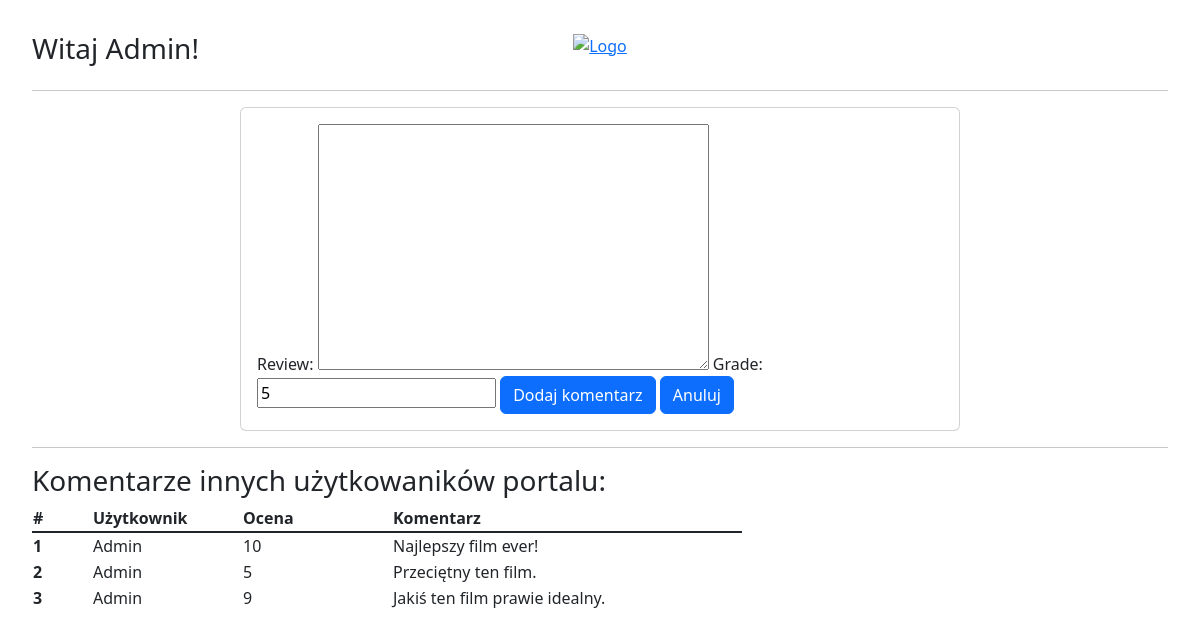
Page /movies/reviews/3/ (signed in) on the committed database.
### filmyweb/models.py (models this page shows)
class Grade(models.Model):
    review = models.TextField(default="", blank=True)
    grade = models.PositiveSmallIntegerField(default=5)
    title = models.ForeignKey(Film, on_delete=models.CASCADE)
    user = models.ForeignKey(User, on_delete=models.CASCADE)

### filmyweb/views.py (the view)
# urls.py: path('reviews/<int:id>/', review_movie, name="review_movie"),
@login_required()
def review_movie(request, id):
    movie = get_object_or_404(Film, pk=id)
    grades = Grade.objects.filter(title=movie)
    if request.method == 'POST':
        form_grade = GradeForm(request.POST)
        if form_grade.is_valid():
            grade = form_grade.save(commit=False)
            grade.title = movie
            grade.user = request.user
            grade.save()
    else:
        form_grade = GradeForm()
    context = {
        'form_grade': form_grade,
        'grades': grades,
        'movie': movie
    }
    return render(request, 'reviews.html', context)

### filmyweb/forms.py
class GradeForm(ModelForm):
    class Meta:
        model = Grade
        fields = ['review', 'grade']

### templates/reviews.html (shortened to what this page needs)
{% extends 'main.html'%}
{% load bootstrap %}
{% block page %}
  <div class="card" style="width: 45rem; margin: 0 auto;">
              <div class="card-body">
              <form method="post" enctype="multipart/form-data">
                  {%if form_grade%}
                    {{ form_grade|bootstrap }}
                  {%endif%}
                  <input class="btn btn-primary" type="submit" value="Dodaj komentarz">
                <a href="{%url 'all_movies' %}" class="btn btn-primary">Anuluj</a>
              </form>
              </div>
  </div>
<hr>
<h3>Komentarze innych użytkowaników portalu:</h3>
<table class="review_table">
  <thead>
    <tr>
      <th scope="col">#</th>
      <th scope="col">Użytkownik</th>
      <th scope="col">Ocena</th>
      <th scope="col">Komentarz</th>
    </tr>
  </thead>
  <tbody class="table-group-divider">
    {% for grade in grades %}
    <tr>
      <th scope="row">{{ forloop.counter }}</th>
      <td>{{ grade.user.username }}</td>
      <td>{{ grade.grade }}</td>
      <td>{{ grade.review }}</td>
    </tr>
    {% endfor %}
  </tbody>
</table>
{%endblock%}

### templates/main.html (shortened to what this page needs)
{% load static %}
<!doctype html>
<html lang="en">
<head>
    <link rel="stylesheet" href="https://cdn.jsdelivr.net/npm/bootstrap@5.3.0-alpha3/dist/css/bootstrap.min.css">
    <link rel="stylesheet" href="{% static 'new.css' %}">
</head>
<body>
<div class="row">
  <div class="col-4 text-left scale-20">
    {% if user.is_authenticated %}
      <b><h3>Witaj {{user.username}}!</h3></b>
    {% else %}
      <b>Witaj nieznajomy!</b>
    {% endif %}
  </div>
  <div class="col-2 text-center scale-60">
      <a href="{%url 'all_movies' %}"><img src="https://www.mactrast.com/wp-content/uploads/2018/07/netflix-logo-banner-500x283.jpg" alt="Logo" class="mx-auto" style="max-height: 40px;"></a>
  </div>
  <div class="col-6 d-flex justify-content-end button-container scale-20p">
  </div>
</div>
<hr>
{% block page %} {%endblock%}
</body>
</html>

### filmyweb/static/new.css (style rules this page uses)
body { padding: 2rem; background-image: url('https://img.freepik.com/darmowe-zdjecie/szara-sciana-tekstur_24972-158.jpg?w=1380&t=st=1680897311~exp=1680897911~hmac=9d151802cd8ce9e84895eac88548e28e6b3e0b4fe20f94ac5d3c76603883bf4e'); background-size: cover; background-position: center; }
table { width: 660px; }
th:nth-child(1), td:nth-child(1) { min-width: 60px; }
th:nth-child(2), td:nth-child(2) { min-width: 150px; }
th:nth-child(3), td:nth-child(3) { min-width: 150px; }
th:nth-child(4), td:nth-child(4) { min-width: 350px; }
.scale-20 { width: 20%; }
.scale-60 { width: 60%; }
.scale-20p { width: 20%; }

### rows in the picture
Grade: user.username "Admin", grade "10", review "Najlepszy film ever!"
Grade: user.username "Admin", grade "5", review "Przeciętny ten film."
Grade: user.username "Admin", grade "9", review "Jakiś ten film prawie idealny."

### other values in the picture
{{ user.username }} "Admin"
